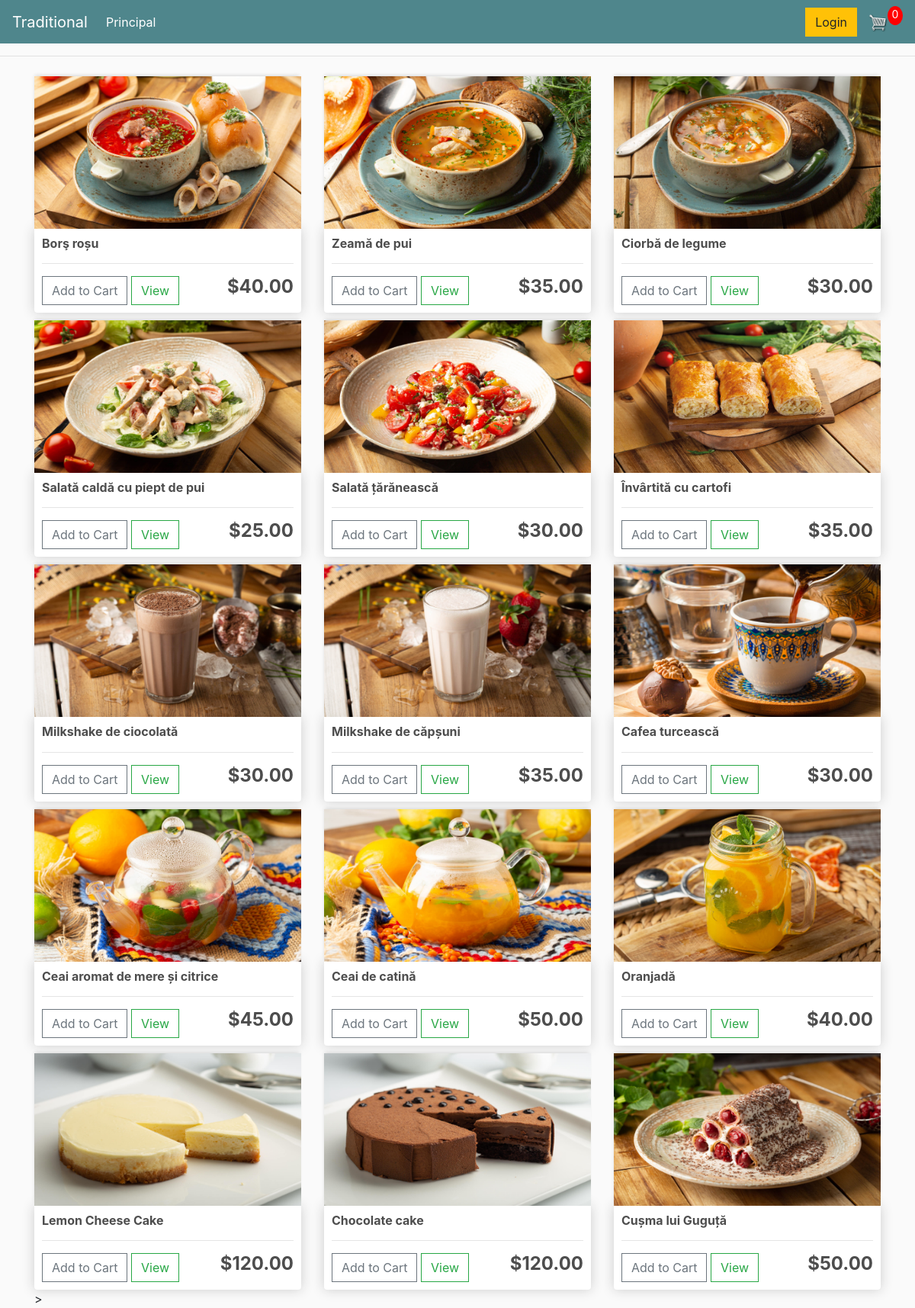
The page / on the database its author committed.
### foods/models.py (models this page shows, shortened)
class Product(models.Model):
    name = models.CharField(max_length=200)
    price = models.FloatField()
    deliverable = models.BooleanField(default=False,null=True,blank=True)
    image = models.ImageField(null=True, blank=True)
    @property
    def imageURL(self):
        try:
            url = self.image.url
        except:
            url = ''
        return url

### foods/views.py (the view)
# urls.py: path('', views.store , name = 'store'),
def store(request):
    if request.user.is_authenticated:
        customer = request.user.customer
        order, created = Order.objects.get_or_create(customer=customer, complete=False)
        items = order.orderitem_set.all()
        cartItems = order.get_cart_items
    else:
        items = []
        order = {'get_cart_total':0, 'get_cart_items':0, 'shipping':False}
        cartItems = order['get_cart_items']
    products = Product.objects.all()
    context = {'products':products, 'cartItems':cartItems}
    return render(request, 'foods/store.html',context)

### foods/templates/foods/store.html
{% extends 'foods/main.html' %}
{% load static %}
{% block content %}
    <div class="row">
    {% for product in products %}
        <div class="col-lg-4">
            <img class="thumbnail" src="{{product.imageURL}}" >
            <div class="box-element product">
                <h6><strong>{{product.name}}</strong></h6>
                <hr>
                <button data-product={{product.id}} data-action="add" class="btn btn-outline-secondary add-btn update-cart" onClick="document.location.reload()">Add to Cart</button>
                <a class="btn btn-outline-success" href="#">View</a>
                <h4 style="diplay: inline-block; float: right">
                <strong>${{product.price|floatformat:2}}</strong></h4>
            </div>
        </div>
        {% endfor %}
    </div>>
{% endblock content %}

### foods/templates/foods/main.html (shortened to what this page needs)
<!DOCTYPE html>
{% load static %}
<html>
<head>
    <link rel="stylesheet" href="https://stackpath.bootstrapcdn.com/bootstrap/4.4.1/css/bootstrap.min.css"
>
    <link rel="stylesheet" type="text/css" href="{% static 'css/main.css' %}">
</head>
<body>
    <nav class="navbar navbar-expand-lg navbar-dark bg-dark">
        <a class="navbar-brand" href="{% url 'store' %}">Traditional</a>
        <div class="collapse navbar-collapse" id="navbarSupportedContent">
            <ul class="navbar-nav mr-auto">
                <li class="nav-item active">
                    <a class="nav-link" href="{% url 'store' %}">Principal <span class="sr-only">(current)</span></a>
                </li>
            </ul>
            <div class="form-inline my-2 my-lg-0">
                <a href="#" class="btn btn-warning">Login</a>
                <a href="{% url 'cart' %}">
                    <img id="cart-icon" src="{% static 'images/cart.png' %}">
                </a>
                <p id="cart-total">{{cartItems}}</p>
            </div>
        </div>
    </nav>
    <hr>
    <div class="container">
        {% block content %}
        {% endblock content %}
    </div>
</body>
</html>

### static/css/main.css (style rules this page uses)
body { background-color: hsl(0, 0%, 98%); }
h1,h2,h3,h4,h5,h6 { color:hsl(0, 0%, 30%); }
.box-element { box-shadow:hsl(0, 0%, 80%) 0 0 16px; background-color: #fff; border-radius: 4px; padding: 10px; }
.thumbnail { width: 100%; height: 200px; -webkit-box-shadow: -1px -3px 5px -2px rgba(214,214,214,1); -moz-box-shadow: -1px -3px 5px -2px rgba(214,214,214,1); box-shadow: -1px -3px 5px -2px rgba(214,214,214,1); }
.product { border-radius: 0 0 4px 4px; }
.bg-dark { background-color: #4f868c!important; }
#cart-icon { width:25px; display: inline-block; margin-left: 15px; }
#cart-total { display: block; text-align: center; color:#fff; background-color: red; width: 20px; height: 25px; border-radius: 50%; font-size: 14px; }
.col-lg-4, .col-lg-6, .col-lg-8, .col-lg-12 { margin-top: 10px; }
.btn { border-radius: 0; }

### rows shown on the page
Product: imageURL (picture), name "Borş roșu", price "40.00"
Product: imageURL (picture), name "Zeamă de pui", price "35.00"
Product: imageURL (picture), name "Ciorbă de legume", price "30.00"
Product: imageURL (picture), name "Salată caldă cu piept de pui", price "25.00"
Product: imageURL (picture), name "Salată țărănească", price "30.00"
Product: imageURL (picture), name "Învârtită cu cartofi", price "35.00"
Product: imageURL (picture), name "Milkshake de ciocolată", price "30.00"
Product: imageURL (picture), name "Milkshake de căpșuni", price "35.00"
Product: imageURL (picture), name "Сafea turcească", price "30.00"
Product: imageURL (picture), name "Ceai aromat de mere și citrice", price "45.00"
Product: imageURL (picture), name "Ceai de catină", price "50.00"
Product: imageURL (picture), name "Oranjadă", price "40.00"
Product: imageURL (picture), name "Lemon Cheese Cake", price "120.00"
Product: imageURL (picture), name "Chocolate cake", price "120.00"
Product: imageURL (picture), name "Cușma lui Guguță", price "50.00"

### other values the page prints
{{ cartItems }} "0"
